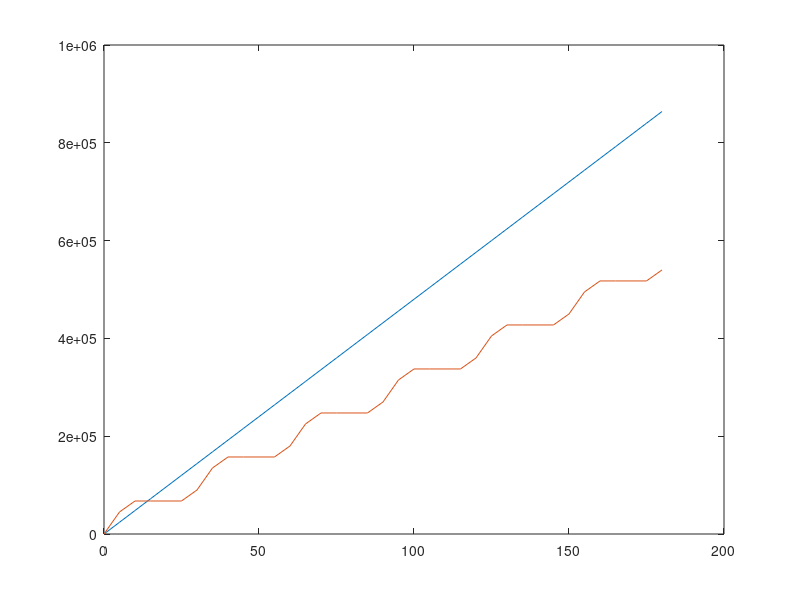

Write the MATLAB code that produced this figure. (Note: this script raises an error after producing the figure.)
clc
close all

x=(0:5:180);
inst1=80*ones(37);inst1=inst1(1,:);inst1=inst1*60; % convert to kb/min
inst2=(0:5:180)*0;inst2(1:6:37)=150;inst2(2:6:37)=150;inst2=inst2*60; % same

% number of total kilobytes sent over link for each instrument
data1=cumtrapz(x,inst1);
% data1=cumtrapz(x,data1);
data2=cumtrapz(x,inst2);
% data2=cumtrapz(x,data2);
figure 
plot(x,data1);
hold
plot(x,data2);

% Note: These curve values were determined manually from the graphs of
% data1 and data 2
% figure
func1 = rtccurve([[0 0 4.5e4/5];[5 4.5e4 2.25e4/5]],[[0 0 0];[15 0 2.25e4/5];[20 2.25e4 4.5e4/5];[25 6.75e4 2.25e4/5]],10,6.75e4,30,1.575e5-6.75e4);
% rtcplot(func1,180);
% hold;
func2 = rtccurve([[0 0 2.4e4/5]]);
% rtcplot(func2,180);

%[p j d s] = rtcconvpjd(data1,90)

% p = period, j = jitter, d = minimum inter-arrival distance
% rtcpjd(p,j,d)

% B = bandwidth (fully available)
% rtcfs(B)

% This corresponds to Module 1 with 1A(pers) and 1B(lat/long)
[p, j, d, s] = rtcconvpjd([func2 func2], 30);
a11=rtcpjd(p,j,d);a11 = rtctimes(a11,s);
rtcplot(a11);
a12=rtcpjd(30,0,5);
e1 = 1; e2 = 1;
b11 = rtctdma(3,10,1);
b12 = rtctdma(7,10,1);
[a11_out, b12, del1, buf1] = rtcgpc(a11, b11, e1);
[a12_out, b13, del2, buf2] = rtcgpc(a12, b12, e2);
figure
subplot(2,1,1); rtcplot(a11,'b', a11_out, 'r', 180); title('a11 (blue); a11_{out} (red)');
subplot(2,1,2); rtcplot(a12,'b', a12_out, 'r', 180); title('a12 (blue); a12_{out} (red)');
figure
subplot(2,1,1); rtcplot(b11,'b', b12, 'r', 180); title('b11 (blue); b12 (red)');
subplot(2,1,2); rtcplot(b12,'b', b13, 'r', 180); title('b12 (blue); b13 (red)');
disp(['delay1 = ', num2str(del1), '; delay2 = ', num2str(del2)]);


% This corresponds to Module 2 with 2A(pers) and 2B(periodic)
a21=rtcpjd(5,0,1);
a22=rtcpjd(10,0,0);
e3 = 1; e4 = 1;
b21 = rtctdma(3,10,1);
b22 = rtctdma(7,10,1);
[a21_out, b22, del3, buf3] = rtcgpc(a21, b21, e3);
[a22_out, b23, del4, buf4] = rtcgpc(a22, b22, e4);
figure
subplot(2,1,1); rtcplot(a21,'b', a21_out, 'r', 180); title('a21 (blue); a21_{out} (red)');
subplot(2,1,2); rtcplot(a22,'b', a22_out, 'r', 180); title('a22 (blue); a22_{out} (red)');
figure
subplot(2,1,1); rtcplot(b21,'b', b22, 'r', 180); title('b21 (blue); b22 (red)');
subplot(2,1,2); rtcplot(b22,'b', b23, 'r', 180); title('b22 (blue); b23 (red)');
disp(['delay3 = ', num2str(del3), '; delay4 = ', num2str(del4)]);

% This corresponds to Module 3 with 3A(pers) and 3B(lat/long)
a31=rtcpjd(5,0,1);
a32=rtcpjd(20,15,10);
e5 = 2; e6 = 1;
b31=rtcfs(1);
[a31_out, b32, del5, buf5] = rtcgpc(a31, b31, e5);
[a32_out, b33, del6, buf6] = rtcgpc(a32, b32, e6);
figure
subplot(2,1,1); rtcplot(a31,'b', a31_out, 'r', 180); title('a31 (blue); a31_{out} (red)');
subplot(2,1,2); rtcplot(a32,'b', a32_out, 'r', 180); title('a32 (blue); a32_{out} (red)');
figure
subplot(2,1,1); rtcplot(b31,'b', b32, 'r', 180); title('b31 (blue); b32 (red)');
subplot(2,1,2); rtcplot(b32,'b', b33, 'r', 180); title('b32 (blue); b33 (red)');
disp(['delay5 = ', num2str(del5), '; delay6 = ', num2str(del6)]);


